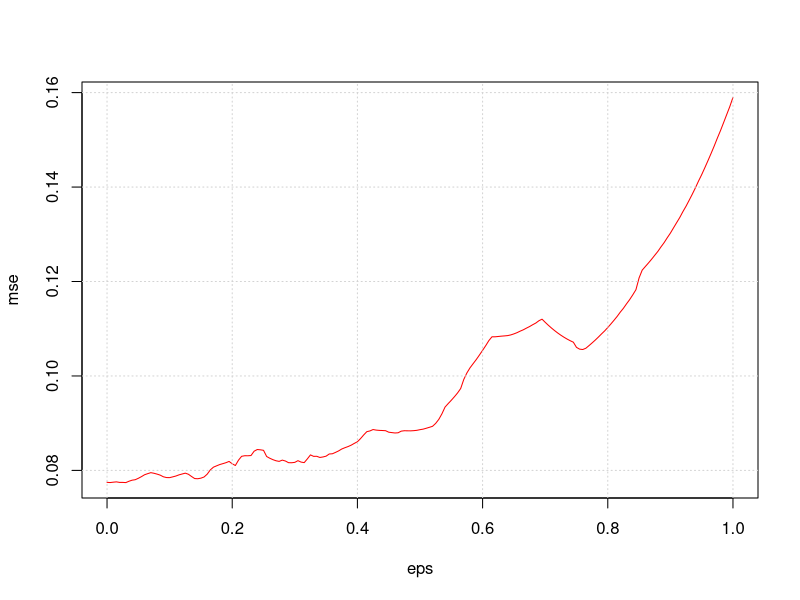
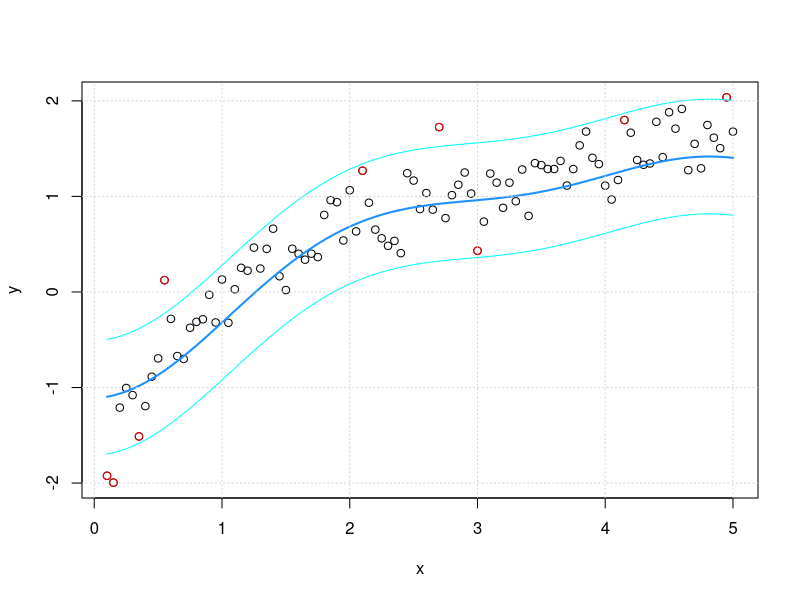

These figures' R source, in order:
library(e1071)
mse <- function(y_pred, y_true) mean((y_pred - y_true)^2)
set.seed(0)
x = seq(0.1, 5, by = 0.05)
y = log(x) + rnorm(x, sd = 0.3)

test_model = function(eps, cost = 1) 
{
  svmModel = svm(x, y, type = "eps-regression", kernel = "radial", eps = eps, cost = cost)
  predctions = predict(svmModel, x)
  e = mse(predctions, y)
  return (e)
}
epsValues = c(0.00000001, 0.00000005, 0.0000001, 0.0000005, 0.000001, 0.000005, 0.00001, 0.00005, 0.0001, 0.0005, 0.001, 0.005, seq(0.01, 1, by = 0.005)) # , seq(0.01, 1, by = 0.005)
mseValues = list()
for (i in 1 : length(epsValues)) 
{
  eps = epsValues[i]
  e = test_model(eps)
  mseValues[[i]] = e
}
plot(epsValues, mseValues, type="l", col = "red", xlab = "eps", ylab = "mse")
grid()
plot(x, y)
svmModel = svm(x, y, type = "eps-regression", eps = 0.6, cost = 1)
points(x[svmModel$index], y[svmModel$index], col = "red")
predctions = predict(svmModel, x)
lines(x, predctions, col = "dodgerblue", lwd = 2)
lines(x, predctions + svmModel$epsilon, col = "cyan")
lines(x, predctions - svmModel$epsilon, col = "cyan")
grid()

